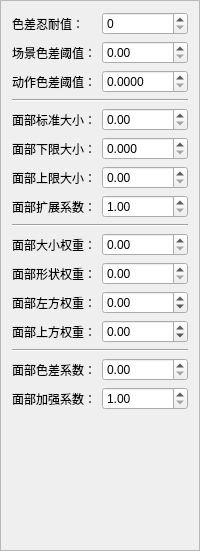
<?xml version="1.0" encoding="UTF-8"?>
<ui version="4.0">
 <class>CGPickerConfig</class>
 <widget class="QFrame" name="CGPickerConfig">
  <property name="geometry">
   <rect>
    <x>0</x>
    <y>0</y>
    <width>200</width>
    <height>551</height>
   </rect>
  </property>
  <property name="sizePolicy">
   <sizepolicy hsizetype="Fixed" vsizetype="Preferred">
    <horstretch>0</horstretch>
    <verstretch>0</verstretch>
   </sizepolicy>
  </property>
  <property name="windowTitle">
   <string>Form</string>
  </property>
  <property name="autoFillBackground">
   <bool>false</bool>
  </property>
  <property name="frameShape">
   <enum>QFrame::StyledPanel</enum>
  </property>
  <layout class="QFormLayout" name="formLayout">
   <item row="0" column="0">
    <widget class="QLabel" name="aberrationEnduranceL">
     <property name="text">
      <string>色差忍耐值：</string>
     </property>
    </widget>
   </item>
   <item row="0" column="1">
    <widget class="QSpinBox" name="aberrationEndurance"/>
   </item>
   <item row="1" column="1">
    <widget class="QDoubleSpinBox" name="sceneAberrationThreshold">
     <property name="maximum">
      <double>1.000000000000000</double>
     </property>
     <property name="singleStep">
      <double>0.100000000000000</double>
     </property>
    </widget>
   </item>
   <item row="3" column="0" colspan="2">
    <widget class="Line" name="line">
     <property name="orientation">
      <enum>Qt::Horizontal</enum>
     </property>
    </widget>
   </item>
   <item row="4" column="0">
    <widget class="QLabel" name="faceBestSizeL">
     <property name="text">
      <string>面部标准大小：</string>
     </property>
    </widget>
   </item>
   <item row="4" column="1">
    <widget class="QDoubleSpinBox" name="faceBestSize">
     <property name="minimum">
      <double>0.000000000000000</double>
     </property>
     <property name="maximum">
      <double>1.000000000000000</double>
     </property>
     <property name="singleStep">
      <double>0.010000000000000</double>
     </property>
    </widget>
   </item>
   <item row="6" column="0">
    <widget class="QLabel" name="faceMaxSizeL">
     <property name="text">
      <string>面部上限大小：</string>
     </property>
    </widget>
   </item>
   <item row="6" column="1">
    <widget class="QDoubleSpinBox" name="faceMaxSize">
     <property name="maximum">
      <double>1.000000000000000</double>
     </property>
     <property name="singleStep">
      <double>0.100000000000000</double>
     </property>
    </widget>
   </item>
   <item row="8" column="0">
    <widget class="QLabel" name="faceExtendFactorL">
     <property name="text">
      <string>面部扩展系数：</string>
     </property>
    </widget>
   </item>
   <item row="8" column="1">
    <widget class="QDoubleSpinBox" name="faceExtendFactor">
     <property name="minimum">
      <double>1.000000000000000</double>
     </property>
     <property name="maximum">
      <double>3.000000000000000</double>
     </property>
     <property name="singleStep">
      <double>0.100000000000000</double>
     </property>
    </widget>
   </item>
   <item row="14" column="0" colspan="2">
    <widget class="Line" name="line_2">
     <property name="orientation">
      <enum>Qt::Horizontal</enum>
     </property>
    </widget>
   </item>
   <item row="9" column="0" colspan="2">
    <widget class="Line" name="line_3">
     <property name="orientation">
      <enum>Qt::Horizontal</enum>
     </property>
    </widget>
   </item>
   <item row="10" column="0">
    <widget class="QLabel" name="faceSizeFactorL">
     <property name="text">
      <string>面部大小权重：</string>
     </property>
    </widget>
   </item>
   <item row="10" column="1">
    <widget class="QDoubleSpinBox" name="faceSizeFactor">
     <property name="maximum">
      <double>10.000000000000000</double>
     </property>
     <property name="singleStep">
      <double>0.100000000000000</double>
     </property>
    </widget>
   </item>
   <item row="11" column="0">
    <widget class="QLabel" name="faceShapeFactorL">
     <property name="text">
      <string>面部形状权重：</string>
     </property>
    </widget>
   </item>
   <item row="11" column="1">
    <widget class="QDoubleSpinBox" name="faceShapeFactor">
     <property name="maximum">
      <double>10.000000000000000</double>
     </property>
     <property name="singleStep">
      <double>0.100000000000000</double>
     </property>
    </widget>
   </item>
   <item row="15" column="0">
    <widget class="QLabel" name="faceAberrationFactorL">
     <property name="text">
      <string>面部色差系数：</string>
     </property>
    </widget>
   </item>
   <item row="15" column="1">
    <widget class="QDoubleSpinBox" name="faceAberrationFactor">
     <property name="maximum">
      <double>1.000000000000000</double>
     </property>
     <property name="singleStep">
      <double>0.100000000000000</double>
     </property>
    </widget>
   </item>
   <item row="16" column="0">
    <widget class="QLabel" name="faceReforceFactorL">
     <property name="text">
      <string>面部加强系数：</string>
     </property>
    </widget>
   </item>
   <item row="16" column="1">
    <widget class="QDoubleSpinBox" name="faceReforceFactor">
     <property name="minimum">
      <double>1.000000000000000</double>
     </property>
     <property name="maximum">
      <double>10.000000000000000</double>
     </property>
     <property name="singleStep">
      <double>0.100000000000000</double>
     </property>
    </widget>
   </item>
   <item row="12" column="0">
    <widget class="QLabel" name="faceLeftFactorL">
     <property name="text">
      <string>面部左方权重：</string>
     </property>
    </widget>
   </item>
   <item row="13" column="0">
    <widget class="QLabel" name="faceTopFactorL">
     <property name="text">
      <string>面部上方权重：</string>
     </property>
    </widget>
   </item>
   <item row="12" column="1">
    <widget class="QDoubleSpinBox" name="faceLeftFactor">
     <property name="minimum">
      <double>-10.000000000000000</double>
     </property>
     <property name="maximum">
      <double>10.000000000000000</double>
     </property>
     <property name="singleStep">
      <double>0.100000000000000</double>
     </property>
    </widget>
   </item>
   <item row="13" column="1">
    <widget class="QDoubleSpinBox" name="faceTopFactor">
     <property name="minimum">
      <double>-10.000000000000000</double>
     </property>
     <property name="maximum">
      <double>10.000000000000000</double>
     </property>
     <property name="singleStep">
      <double>0.100000000000000</double>
     </property>
    </widget>
   </item>
   <item row="5" column="0">
    <widget class="QLabel" name="faceMinSizeL">
     <property name="text">
      <string>面部下限大小：</string>
     </property>
    </widget>
   </item>
   <item row="5" column="1">
    <widget class="QDoubleSpinBox" name="faceMinSize">
     <property name="decimals">
      <number>3</number>
     </property>
     <property name="maximum">
      <double>1.000000000000000</double>
     </property>
     <property name="singleStep">
      <double>0.010000000000000</double>
     </property>
    </widget>
   </item>
   <item row="1" column="0">
    <widget class="QLabel" name="sceneAberrationThresholdL">
     <property name="text">
      <string>场景色差阈值：</string>
     </property>
    </widget>
   </item>
   <item row="2" column="0">
    <widget class="QLabel" name="actionAberrationThresholdL">
     <property name="text">
      <string>动作色差阈值：</string>
     </property>
    </widget>
   </item>
   <item row="2" column="1">
    <widget class="QDoubleSpinBox" name="actionAberrationThreshold">
     <property name="decimals">
      <number>4</number>
     </property>
     <property name="maximum">
      <double>1.000000000000000</double>
     </property>
     <property name="singleStep">
      <double>0.000100000000000</double>
     </property>
    </widget>
   </item>
  </layout>
 </widget>
 <resources/>
 <connections/>
</ui>
